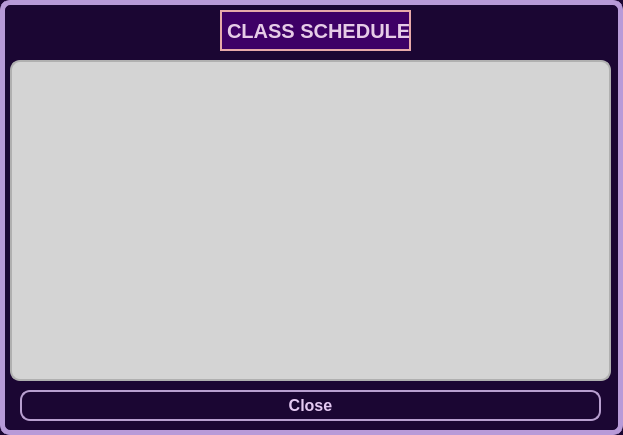
<?xml version="1.0" encoding="UTF-8"?>
<ui version="4.0">
 <class>ClassScheduleViewing</class>
 <widget class="QDialog" name="ClassScheduleViewing">
  <property name="geometry">
   <rect>
    <x>0</x>
    <y>0</y>
    <width>623</width>
    <height>435</height>
   </rect>
  </property>
  <property name="windowTitle">
   <string>Class Schedule</string>
  </property>
  <property name="styleSheet">
   <string notr="true">QDialog#ClassScheduleViewing {
       background-color:#1B0633;
border:5px solid #B89AD8;
        border-radius: 10%;
}</string>
  </property>
  <widget class="QTableView" name="tableView">
   <property name="geometry">
    <rect>
     <x>10</x>
     <y>60</y>
     <width>601</width>
     <height>321</height>
    </rect>
   </property>
   <property name="styleSheet">
    <string notr="true">QTableView#tableView {
border: 1.5px solid #b0b0b0;  /* Softer grey border */
    border-radius: 10px;
    background-color: #d4d4d4;    /* Lighter table background */
    font-family: 'Segoe UI', sans-serif;
    font-size: 11pt;
    color: #1f1f1f;
    gridline-color: #bcbcbc;      /* Mid grey grid lines */
    alternate-background-color: #e2e2e2;  /* Subtle row alternation */
    selection-background-color: #b0b0b0;  /* Visible selection */
    selection-color: #000000;
    font-weight: 500;

}

QHeaderView::section {
    background-color: #4b4b4b;    /* Darker grey header */
    color: #ffffff;               /* Light font for contrast */
    font-weight: bold;
    font-size: 11pt;
    padding: 6px;
    border: none;
    font-family: 'Segoe UI', sans-serif;
}

QTableWidget QTableCornerButton::section {
   background-color: #8a8a8a;    /* Match header color */
    border: none;
}

QTableWidget::item {
      padding: 8px 10px;
    font-size: 10pt;
    color: #1f1f1f;
    background-color: transparent;
}

QTableWidget::item:selected {
    background-color: #b0b0b0;
    color: #000000;
}
</string>
   </property>
  </widget>
  <widget class="QPushButton" name="closeButton">
   <property name="geometry">
    <rect>
     <x>20</x>
     <y>390</y>
     <width>581</width>
     <height>31</height>
    </rect>
   </property>
   <property name="styleSheet">
    <string notr="true">QPushButton#closeButton {
     border: 1.5px solid #B89FD0;
    border-radius: 10px;
    padding: 6px;
    font-size: 16px;
background: qlineargradient(x1:0, y1:0, x2:1, y2:1,
                            stop:0 rgb(95, 2, 95),
                            stop:1 rgb(216, 181, 221));
color:#e4c9f2;
font-weight:700;
}

/* Hover effect */
QPushButton#closeButton:hover {

   background-color: #69166f;
}

</string>
   </property>
   <property name="text">
    <string>Close</string>
   </property>
  </widget>
  <widget class="QLabel" name="label">
   <property name="geometry">
    <rect>
     <x>220</x>
     <y>10</y>
     <width>191</width>
     <height>41</height>
    </rect>
   </property>
   <property name="styleSheet">
    <string notr="true">QLabel#label{
     background-color: #3E0066;
  color: #E6CCE7;
  border: 2px solid #E7A9A9;
  font-weight: bold;
  font-size: 20px;
  text-align: center;
}
</string>
   </property>
   <property name="text">
    <string>CLASS SCHEDULE</string>
   </property>
  </widget>
 </widget>
 <resources/>
 <connections/>
</ui>
